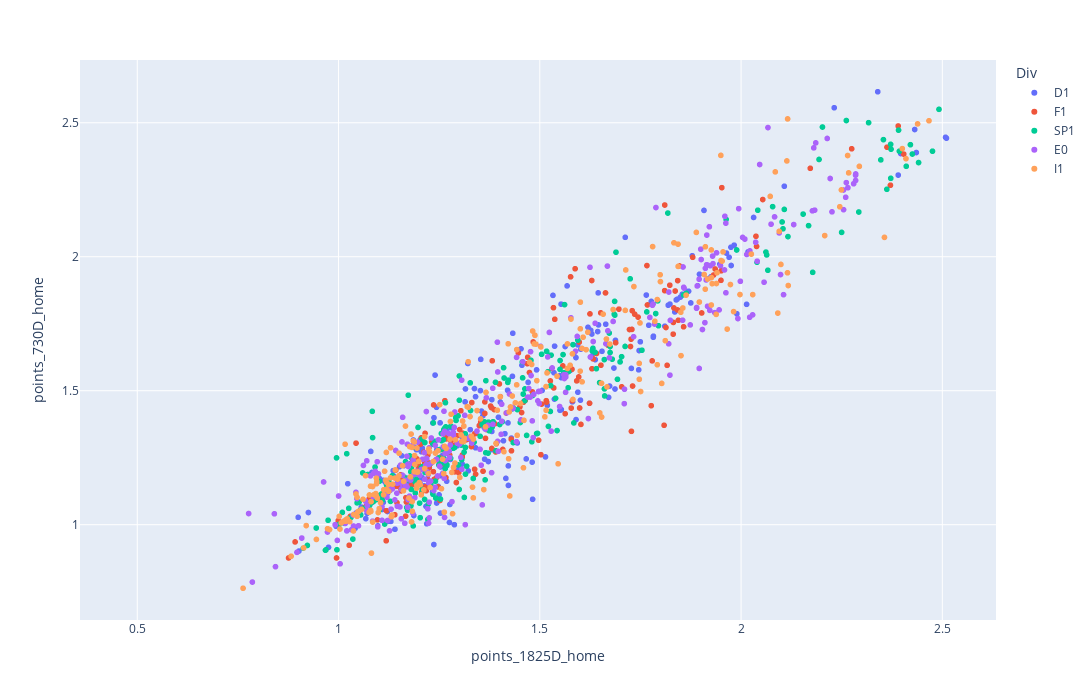

Source (notebook cell):
### Code cell
plotly.scatter(top1825,col_home,col_away,hover_name='HomeTeam',hover_data=['season'],color='Div',width=1200,height=700)
# plotly.line(np.arange)

### Figure 1 — Plotly figure (JSON) as saved in the notebook; plotly's stock layout.template omitted (floating-point values rounded to 4 significant figures; data arrays with more than 128 entries replaced by an {"elided": "..."} marker saying what was removed)
{"data": [{"customdata": {"elided": "306x1 int values"}, "hovertemplate": "<b>%{hovertext}</b><br><br>Div=D1<br>points_1825D_home=%{x}<br>points_730D_home=%{y}<br>season=%{customdata[0]}<extra></extra>", "hovertext": {"elided": "306 str values"}, "legendgroup": "D1", "marker": {"color": "#636efa", "symbol": "circle"}, "mode": "markers", "name": "D1", "showlegend": true, "type": "scattergl", "x": {"elided": "306 float values"}, "xaxis": "x", "y": {"elided": "306 float values"}, "yaxis": "y"}, {"customdata": {"elided": "280x1 int values"}, "hovertemplate": "<b>%{hovertext}</b><br><br>Div=F1<br>points_1825D_home=%{x}<br>points_730D_home=%{y}<br>season=%{customdata[0]}<extra></extra>", "hovertext": {"elided": "280 str values"}, "legendgroup": "F1", "marker": {"color": "#EF553B", "symbol": "circle"}, "mode": "markers", "name": "F1", "showlegend": true, "type": "scattergl", "x": {"elided": "280 float values"}, "xaxis": "x", "y": {"elided": "280 float values"}, "yaxis": "y"}, {"customdata": {"elided": "320x1 int values"}, "hovertemplate": "<b>%{hovertext}</b><br><br>Div=SP1<br>points_1825D_home=%{x}<br>points_730D_home=%{y}<br>season=%{customdata[0]}<extra></extra>", "hovertext": {"elided": "320 str values"}, "legendgroup": "SP1", "marker": {"color": "#00cc96", "symbol": "circle"}, "mode": "markers", "name": "SP1", "showlegend": true, "type": "scattergl", "x": {"elided": "320 float values"}, "xaxis": "x", "y": {"elided": "320 float values"}, "yaxis": "y"}, {"customdata": {"elided": "380x1 int values"}, "hovertemplate": "<b>%{hovertext}</b><br><br>Div=E0<br>points_1825D_home=%{x}<br>points_730D_home=%{y}<br>season=%{customdata[0]}<extra></extra>", "hovertext": {"elided": "380 str values"}, "legendgroup": "E0", "marker": {"color": "#ab63fa", "symbol": "circle"}, "mode": "markers", "name": "E0", "showlegend": true, "type": "scattergl", "x": {"elided": "380 float values"}, "xaxis": "x", "y": {"elided": "380 float values"}, "yaxis": "y"}, {"customdata": {"elided": "320x1 int values"}, "hovertemplate": "<b>%{hovertext}</b><br><br>Div=I1<br>points_1825D_home=%{x}<br>points_730D_home=%{y}<br>season=%{customdata[0]}<extra></extra>", "hovertext": {"elided": "320 str values"}, "legendgroup": "I1", "marker": {"color": "#FFA15A", "symbol": "circle"}, "mode": "markers", "name": "I1", "showlegend": true, "type": "scattergl", "x": {"elided": "320 float values"}, "xaxis": "x", "y": {"elided": "320 float values"}, "yaxis": "y"}], "layout": {"height": 700, "legend": {"title": {"text": "Div"}, "tracegroupgap": 0}, "margin": {"t": 60}, "width": 1200, "xaxis": {"anchor": "y", "domain": [0, 1], "title": {"text": "points_1825D_home"}}, "yaxis": {"anchor": "x", "domain": [0, 1], "title": {"text": "points_730D_home"}}}}
